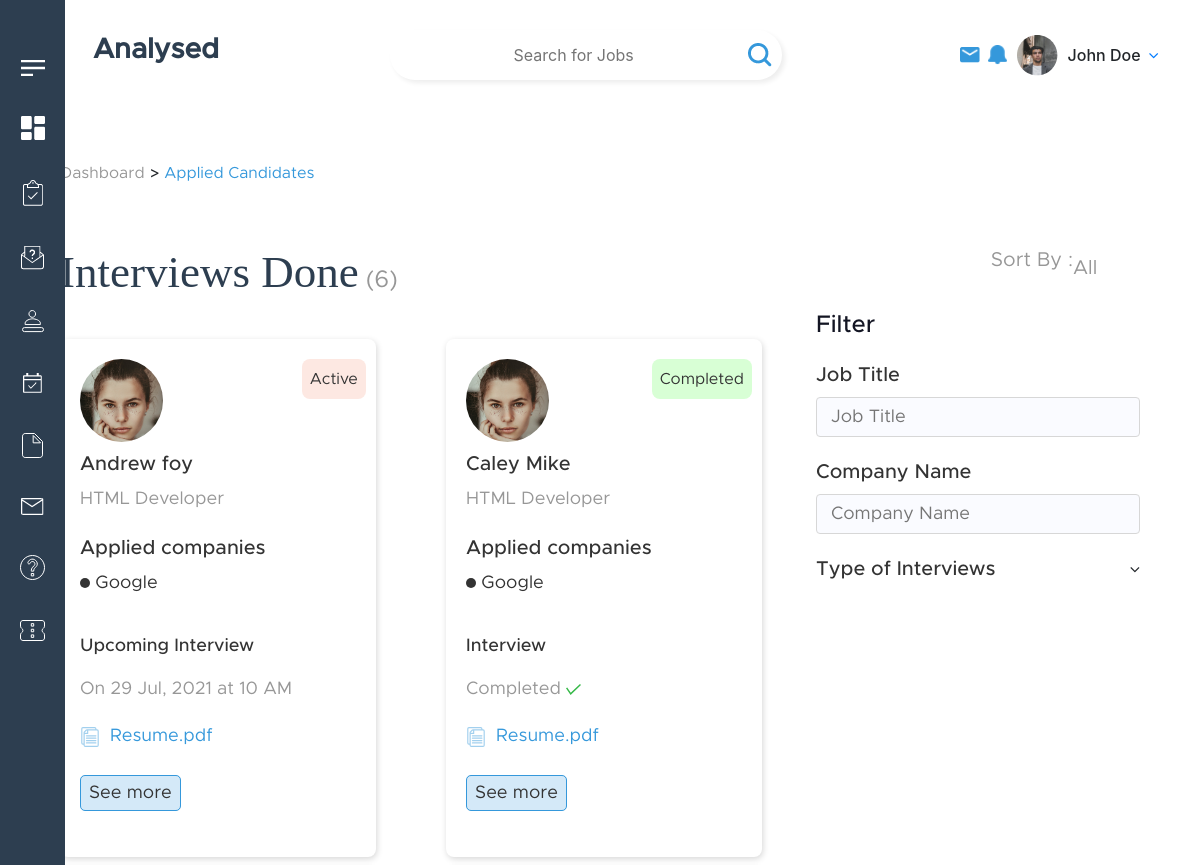
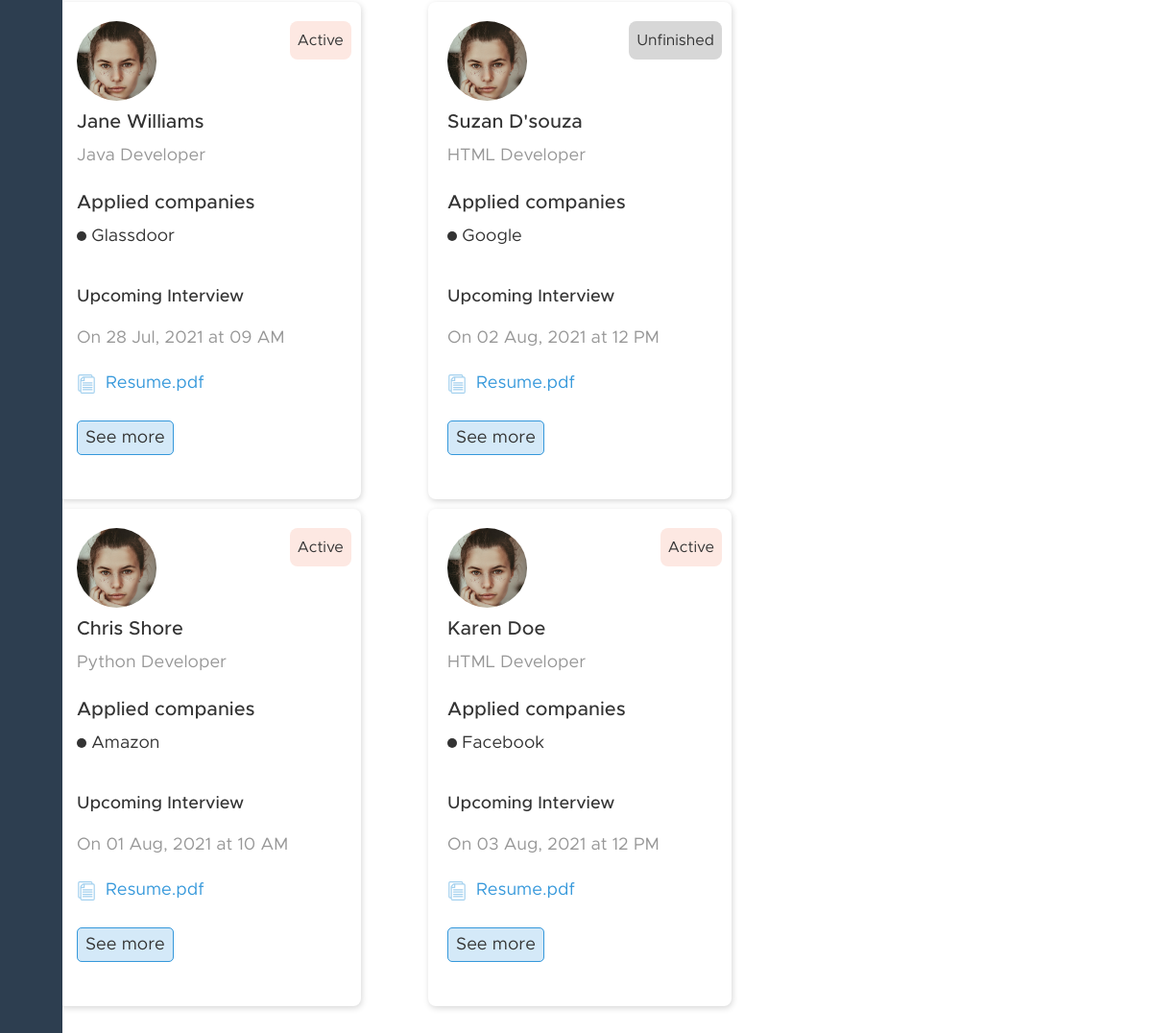
The app's page /interviewDone.php with its own data (2 pictures, top to bottom).
### tables this page shows
CREATE TABLE `interview` (
  `int_id` int(11) NOT NULL,
  `rec_id` int(11) NOT NULL,
  `type` varchar(50) NOT NULL,
  `status` varchar(50) NOT NULL,
  `image` varchar(50) NOT NULL,
  `name` varchar(50) NOT NULL,
  `position` varchar(50) NOT NULL,
  `company` varchar(50) NOT NULL,
  `interview` varchar(50) NOT NULL,
  `date` datetime NOT NULL,
  `Resume` varchar(50) NOT NULL,
  `applied_date` date NOT NULL,
  `scheduler_date_from` date NOT NULL
);

### interviewDone.php (the view, shortened to what this page needs)
   <link rel="stylesheet" href="./css/DashboardJobs.css">
   <link rel="stylesheet" href="./css/appliedCandidates.css">
   <link rel="stylesheet" href="./css/interviewDone.css">
   <link rel="stylesheet" href="./css/shortlistedJobs.css">
<link rel="stylesheet" href="./css/myTasksNew.css">
<body>
   <?php include('header.php') ?>
   <?php include('connection1.php') ?>
   <div class="container">
   	<div class="small_container">
   		<div class="bread-crumbs_Mytools-recruiter">
   			<a href="/" class="unactive-breadcrumb-link">Dashboard</a> > <a href="" class="active-breadcrumb-link">Applied Candidates</a>
   		</div>
   		<div class="row-flex-jobs-j alignitemsstart-shortlisted Dashboard-main-container-jobs">
   			<div class="left-side-container-DashboardJ">
   				<?php
   				$total_rows = mysqli_query($conn,"SELECT * FROM interview");
   				$num = mysqli_num_rows($total_rows);
   				?>
   				<h2 class="jobsCreateaDashboard-jobs">Interviews Done<span>  (<?php echo htmlentities($num); ?>) </span></h2>
   				<div class="cards-section-container row-flex-jobs-j" id="result">
   					<?php
   					$sql=mysqli_query($conn,"select * from interview");
   					$check=mysqli_num_rows($sql)>0;
   					if($check){
   						while($row=mysqli_fetch_assoc($sql)){
   					 ?>
   							<div class="single-container-cards-DasboardJobs candidatesjobs-applied">
   								<a href="">
   									<?php
   									$status=$row["status"];
   									if($status=="Active") { ?>
   										<p class="candidate-status-jobs Active"><?php echo $row["status"]; ?></p>
   									<?php   }
   									if($status=="Unfinished"){ ?>
   										<p class="candidate-status-jobs Unfinished"><?php echo $row["status"]; ?></p>
   									<?php }
   									if($status=="Completed"){ ?>
   										<p class="candidate-status-jobs Completed"><?php echo $row["status"]; ?></p>
   									<?php } ?>
   									<img src="./img/Ellipse 148-1.png" alt="">
   									<h3 class="job-headingnname"><?php echo $row["name"]; ?></h3>
   									<p class="skill-job-candiate"><?php echo $row["position"]; ?></p>
   									<p class="applied-in-iD">Applied companies</p>
   									<div class="row-flex-jobj">
   										<p class="jobStatus-interviewDone notactive"><span></span> <?php echo $row['company']; ?> </p>
   									</div>
   									<div class="upcomingInterviews-p">
   										<?php
   										$interview=$row["interview"];
   										if($interview=="Completed"){
   											?>
   											<p>Interview</p>
   											<p>Completed <img src="./img/Path 2211.svg"></p>
   										<?php }
   										else{
   											?>
   											<p>Upcoming Interview</p>
   											<?php
   											$date=$row['date'];
   									        $datetime=date_format(new DateTime($date),"\\O\\n d M, Y \\a\\t H A");
   									        ?>
   									        <p><?php echo $datetime; ?></p>
   									    <?php } ?>
   									</div>
   									<a href="" class="resumepdfDownload row-flex-jobj"><img src="./img/File.svg" style="margin-right: 10px;width:20px"><?php echo $row["Resume"]; ?></a>
   									<div class="seemorebutton-social">
   										<a href="index.php" class="seemoreButton">See more</a>
   									</div>
   								</a>
   							</div>
   							<?php
   						}
   					}
   					?>
   				</div>
   			</div>
   			<div class="right-side-container-DashboardJ">
   				<div class="row-flex-jobj justifycontent-flex-end">
   					<p class="sortbyText">Sort By :</p>
   					<select name="multi_search" id="multi_search" class="sortbySelect">
   						<option>All</option>
   					</select>
   				</div>
   				<h2 class="filter-heading">Filter</h2>
   				<form class="form">
   					<div class="category-main-first">
   						<label for="jobtitle" class="label-applied-candidates">Job Title</label>
                           <input type="text" id="position" placeholder="Job Title" class="input-applied-candidates product_check" name="position"  oninput="myFunction()" onclick="myFunction()" autocomplete="off">
		            </div>
			        <div class="category-main-first">
			            <label for="CompanyName" class="label-applied-candidates">Company Name</label>
                           <input type="text" id="company" placeholder="Company Name" class="input-applied-candidates product_check" name="company"  oninput="myFunction()" onclick="myFunction()" autocomplete="off">
			        </div>
			        <div class="category-main-first">
			        	<p class="row-flex-jobs-j">
			        		<span class="heading-filter-dj" id="filterHeading3">Type of Interviews</span>
			        		<i class="fa fa-angle-down" aria-hidden="true"></i>
			        	</p>
			        </div>
			    </form>
			</div>
		</div>
	</body>

### css/DashboardJobs.css (style rules this page uses)
.left-side-container-DashboardJ { flex-basis: 75%; }
.right-side-container-DashboardJ { flex-basis: 20%; }
.Dashboard-main-container-jobs { margin-top: 60px; }
.jobsCreateaDashboard-jobs { font-size: 45px; font-family: CeraM; color: #2d3e50; margin-bottom: 30px; }
.jobsCreateaDashboard-jobs span { color: #979797; font-family: Metro; font-size: 24px; }
.single-container-cards-DasboardJobs { flex-basis: 30%; margin-top: 10px; background: #ffffff 0% 0% no-repeat padding-box; box-shadow: 1px 2px 6px #00000029; border-radius: 8px; padding: 20px; }
.single-container-cards-DasboardJobs a { text-decoration: none; }
.job-headingnname { font-family: MetroM; font-size: 20px; color: #333333; margin: 10px 0px; }
.justifycontent-flex-end { justify-content: flex-end; }
.sortbyText { color: #979797; font-size: 20px; font-family: Metro; }
.sortbySelect { background: transparent; font-size: 20px; color: #979797; outline: none; font-family: Metro; border:none; -webkit-appearance: none; -moz-appearance: none; appearance: none; -ms-appearance: none; }
.filter-heading { font-size: 24px; color: #131523; font-family: MetroM; margin: 20px 0px; }
.heading-filter-dj { margin: 10px 0px; display: block; color: #333333; font-size: 20px; font-family: MetroM; cursor: pointer; }
@media screen and (max-width:1350px) { .single-container-cards-DasboardJobs { flex-basis: 45%; } }
@media screen and (max-width:1250px) { .left-side-container-DashboardJ { flex-basis: 65%; } }
@media screen and (max-width:1250px) { .right-side-container-DashboardJ { flex-basis: 30%; } }

### css/appliedCandidates.css (style rules this page uses)
.candidatesjobs-applied { position: relative; }
.candidate-status-jobs { position: absolute; padding: 8px; right: 10px; top: 20px; border-radius: 8px; color: #333333; font-family: Metro; }
.skill-job-candiate { color: #979797; font-size: 18px; margin: 6px 0px 17px 0px; font-family: Metro; }
.seemorebutton-social { justify-content: flex-start!important; position: relative; margin-bottom: 30px; }
.seemorebutton-social .seemoreButton { padding: 8px; color: #333333; font-size: 18px; font-family: Metro; background: #3598DB36; border: 1px solid #3598DB; border-radius: 5px; }
.label-applied-candidates { display: block; margin: 10px 0px 7px 0px; font-size: 20px; color: #333333; font-family: MetroM; }
.input-applied-candidates { margin-bottom: 10px; outline: none; font-size: 18px; font-family: Metro; border: 1px solid #D7D7D7; background: #FAFBFF; padding: 8px 14px; color: #979797; width: 100%; border-radius: 4px; }

### css/interviewDone.css (style rules this page uses)
.applied-in-iD { margin: 20px 0px 7px 0px; color: #333333; font-family: MetroM; font-size: 20px; }
.jobStatus-interviewDone { color: #333333; font-family: Metro; font-size: 18px; }
.jobStatus-interviewDone.notactive span { width: 10px; height: 10px; display: inline-block; background: #333333; border-radius: 100%; }
.upcomingInterviews-p { margin-top: 20px; font-family: MetroM; font-size: 18px; }
.upcomingInterviews-p p:nth-child(1) { color: #333333; }
.upcomingInterviews-p p:nth-child(2) { color: #979797; font-family: Metro; margin:8px 0px 20px 0px; }
.resumepdfDownload { font-size: 18px; display: block; font-family: Metro; margin: 10px 0px 30px 0px; color: #3598DB; }
.candidate-status-jobs.Completed { background: #D8FFD5; }
.candidate-status-jobs.Unfinished { background: #D7D7D7; }
.candidate-status-jobs.Active { background: #FDE8E2; }

### css/shortlistedJobs.css (style rules this page uses)
.alignitemsstart-shortlisted { align-items: flex-start!important; }

### css/index_js_remove.css (style rules this page uses)
* { margin: 0px; padding: 0px; box-sizing: border-box; }
.unactive-breadcrumb-link { color: #979797; text-decoration: none; font-family: Metro; }
.active-breadcrumb-link { color: #3598db; text-decoration: none; font-family: Metro; }
.row-flex-jobj { display: flex; align-items: center; flex-wrap: wrap; }
.row-flex-jobs-j { display: flex; align-items: center; justify-content: space-between; flex-wrap: wrap; }
body { background-color: white; box-sizing: border-box; font-family: sans-serif; background-color: #fff; }
.container { max-width: 100%; margin-left: 80px; position: relative; padding: 0px 30px; margin-top: 30px; }
.small_container { max-width: 90vw; display: block; margin: 80px auto; position: relative; }

### css/candidate_list.css (style rules this page uses)
.qual select,input { width: 254px; height: 40px; background: var(--unnamed-color-ffffff) 0% 0% no-repeat padding-box; border: 1px solid var(--unnamed-color-3598db); background: #FFFFFF 0% 0% no-repeat padding-box; border: 1px solid #3598DB; opacity: 1; }

### records on screen
interview: status "Active", name "Andrew foy", position "HTML Developer", company "Google", date "On 29 Jul, 2021 at 10 AM", Resume "Resume.pdf"
interview: status "Completed", name "Caley Mike", position "HTML Developer", company "Google", Resume "Resume.pdf"
interview: status "Active", name "Jane Williams", position "Java Developer", company "Glassdoor", date "On 28 Jul, 2021 at 09 AM", Resume "Resume.pdf"
interview: status "Unfinished", name "Suzan D'souza", position "HTML Developer", company "Google", date "On 02 Aug, 2021 at 12 PM", Resume "Resume.pdf"
interview: status "Active", name "Chris Shore", position "Python Developer", company "Amazon", date "On 01 Aug, 2021 at 10 AM", Resume "Resume.pdf"
interview: status "Active", name "Karen Doe", position "HTML Developer", company "Facebook", date "On 03 Aug, 2021 at 12 PM", Resume "Resume.pdf"

### other values on screen
$num "6"
